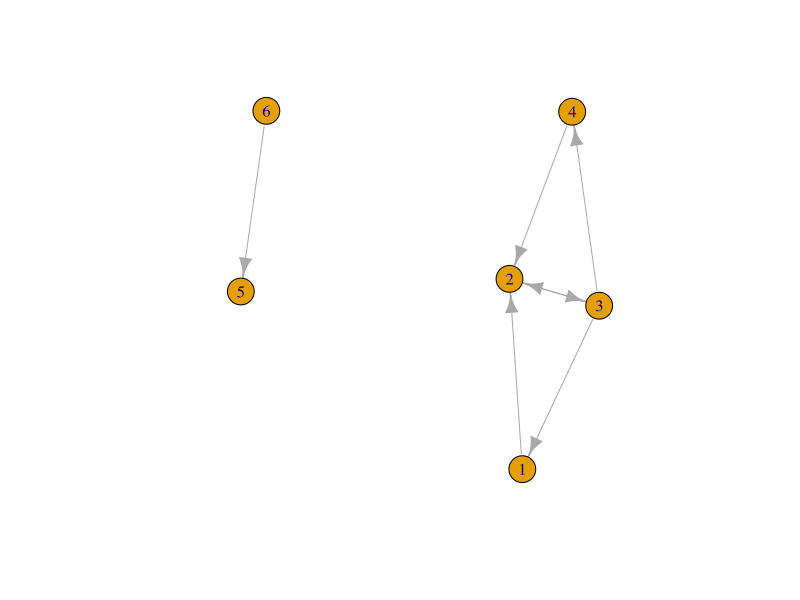

Recreate this plot in R.
## ---- chunk 1
library(tidyverse)
library(tidygraph)
library(ggraph)
red_p <- igraph::graph(c(1,2,3,1,2,3,3,2,3,4,4,2,6,5))
plot(red_p)
## ---- chunk 2
A <- igraph::get.adjacency(red_p) %>% as.matrix
A
## ---- chunk 3
M <- A / apply(A, 1, sum)
M
## ---- chunk 4
M[5, ] <- 0
M
## ---- chunk 5
M_1 <- 0.9 * M + 0.1/6
M_1
## ---- chunk 6
M_1[5, ] <- 1/6
M_1 %>% round(3)
## ---- chunk 7
v <- rep(1/6, 6)
t(M_1) %*% v
## ---- chunk 8
for(i in 1:20){
  v <- t(M_1) %*% v
}
v
## ---- chunk 9
# M_1 = A_red + A_salida + A_callejon
A_red <- 0.9 * M
A_salida <- matrix( 0.1 * 1/6, nrow = 6, ncol = 6)
A_salida[5, ] <- 0
A_callejon <- matrix(0, nrow = 6, ncol = 6)
A_callejon[5, ] <- 1/6
## ---- chunk 10
A_red %>% round(3)
A_salida %>% round(3)
A_callejon %>% round(3)
## ---- chunk 11
M %>% round(3)
(A_red + A_salida + A_callejon) %>% round(3)
## ---- chunk 12
v <- c(1,2,3,4,5,6) / sum(1:6)
t(A_red) %*% v
t(A_salida) %*% v
t(A_callejon) %*% v
## ---- chunk 13
# esta multiplicacion NO la queremos hacer
w <- t(M_1) %*% v
w
## ---- chunk 14
sum(w)
## ---- chunk 15
w_1 = t(A_red) %*% v
w_1
## ---- chunk 16
constante <- (1-sum(w_1))/6
w <- w_1 + constante
w
## ---- chunk 17
t(M_1) %*% v
